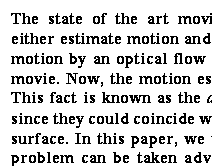
#> input picture Task3_WordDetection/src/text.bmp, 212 x 166 px
$ python main_text_program.py
#> lines starting #> are read from the running program, lines starting #| are printed output that depends on the picture; after the words box and inside, x2 and y2 are one past the last pixel; in counts of white or black regions, pixels touching at a corner belong together
'''
Created on 16.11.2014
@author: Vladislav
'''

import cv2
import numpy as np

color = (0, 0, 0) ; thickness = 1; parent_index = 3; absent = -1

if __name__ == '__main__':
    original_image = cv2.imread("text.bmp", cv2.IMREAD_GRAYSCALE)
#> original_image: shape (166, 212); values 25 (black) and 229 (white), 82.9% white; black in thin lines or dots, all inside (x1, y1, x2, y2) = (11, 13, 212, 166)
    if original_image is not None:
        cv2.imshow("Original Image", original_image)
        image = cv2.GaussianBlur(src=original_image, ksize=(3,3), sigmaX=0)
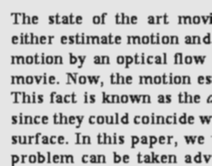
#> image: shape (166, 212); min 25, max 229, mean 194.2
        image = cv2.Laplacian(src=image, ddepth=-1, ksize=3)
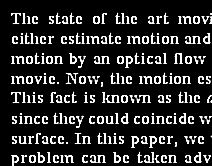
#> image: shape (166, 212); min 0, max 255, mean 41
        structural_element = np.ones((2, 3), np.uint8)
        image = cv2.dilate(image, structural_element, iterations=2)
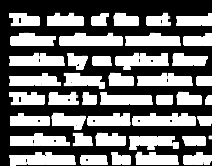
#> image: shape (166, 212); min 0, max 255, mean 113.9
#         cv2.imshow("Dilate. ksize = 2x3", image)
        contours, hierarchy = cv2.findContours(image, cv2.RETR_TREE, cv2.CHAIN_APPROX_SIMPLE)
#> contours = 61 contours, 19 with area under 20; largest, box (x1, y1, x2, y2) and area: (59, 32, 123, 46) 628, (9, 152, 76, 166) 624, (132, 113, 196, 126) 614, (115, 52, 169, 70) 556, (10, 133, 70, 146) 532
        hierarchy = hierarchy[0]
# [7 lines of commented-out code are left out]
        for contour_number in range(len(contours)):
            #drawing rectangles
            if hierarchy[contour_number][parent_index] == absent:
                top_left_x, top_left_y, width, height = cv2.boundingRect(contours[contour_number])
                top_left_point = (top_left_x, top_left_y)
                bottom_right_point = (top_left_x + width, top_left_y + height)
                cv2.rectangle(original_image, top_left_point, bottom_right_point, color, thickness)
#> this loop made 61 passes
#> (top_left_x, top_left_y, width, height, bottom_right_point) on passes 1, 3, 4, 5, 8, 9, 10, 11, 12, 15, 16, 17: (80, 155, 28, 10, (108, 165)), (183, 152, 29, 13, (212, 165)), (111, 152, 20, 13, (131, 165)), (9, 152, 67, 14, (76, 166)), (135, 151, 44, 14, (179, 165)), (182, 136, 24, 10, (206, 146)), (129, 136, 50, 14, (179, 150)), (208, 135, 4, 5, (212, 140)), (10, 133, 60, 13, (70, 146)), (95, 132, 31, 14, (126, 146)), (72, 132, 21, 15, (93, 147)), (197, 116, 15, 10, (212, 126))
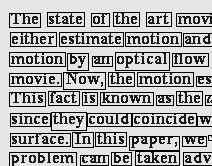
#> original_image: shape (166, 212); min 0, max 229, mean 169.2
        cv2.imshow("Words detected.", original_image)
        cv2.imwrite('words_detected.bmp', original_image)
        cv2.waitKey()
        cv2.destroyAllWindows()
        cv2.waitKey()
    else:
        raise Exception("No source image found!")
